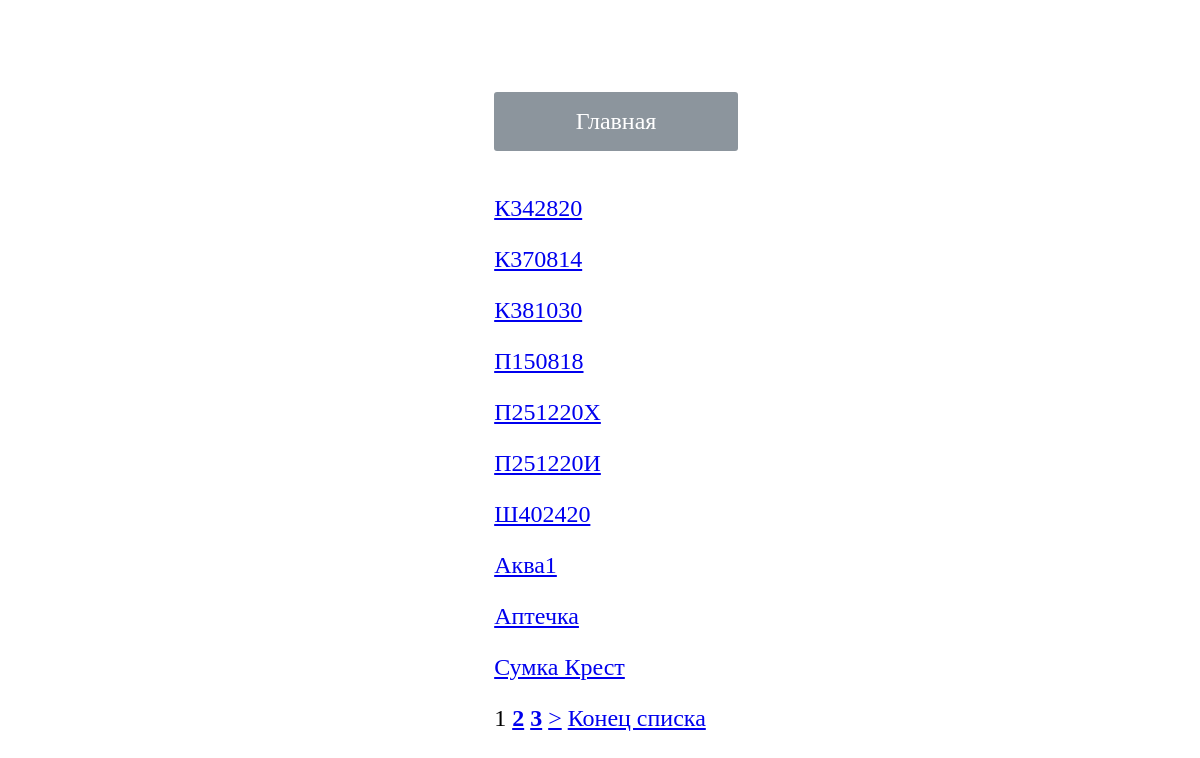
Before: /inventory/box-list/ with the older database file.
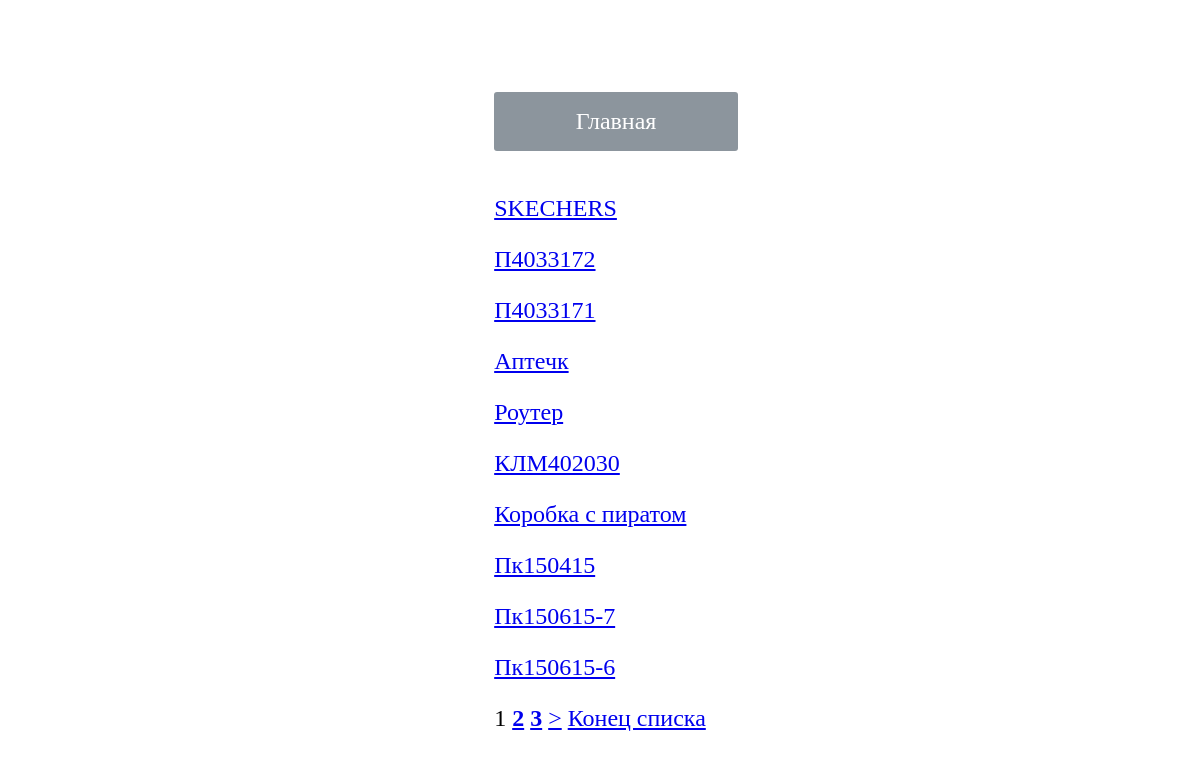
After: the same page with the newer database file.
### inventory_items/models.py (models this page shows, shortened)
class BoxModel(models.Model):
    number = models.CharField(max_length=30,
                              verbose_name="Номер коробки/пакета",
                              blank=False,
                              null=False,
                              unique=True)
    width = models.IntegerField(verbose_name='Ширина бокса/пакета',
                                blank=False,
                                null=False)
    height = models.IntegerField(verbose_name='Высота бокса/пакета',
                                 blank=False,
                                 null=False)
    depth = models.IntegerField(verbose_name='Глубина бокса',
                                blank=False,
                                default=0)
    details = models.TextField(verbose_name="Описание",
                               blank=True)
    photo = models.ImageField(upload_to="uploads/box/%Y/%m/%d",
                              verbose_name='Фото',
                              blank=True,
                              null=True,
                              default=None)
    material = models.ForeignKey("MaterialBoxModel",
                                 verbose_name="Материал",
                                 on_delete=models.SET_NULL,
                                 null=True,
                                 blank=True)
    location = models.ForeignKey(LocationModel,
                                 verbose_name="Место/локация",
                                 on_delete=models.PROTECT,
                                 blank=True,
                                 null=True)
    class Meta:
        ordering = ["-id"]

### inventory_items/views.py (the view)
class BoxListView(ListView):
    model = BoxModel
    template_name = 'inventory_items/box_list.html'
    paginate_by = PAGINATION_VAR

### inventory_items/templates/inventory_items/box_list.html (shortened to what this page needs)
{% extends 'inventory_items/base.html' %}
{% block content %}
    {% for cat in object_list %}
        <p>
            <a href="{% url 'inventory:box-details' pk=cat.id %}">
                {% if cat.name %}
                    {{ cat.name }}
                {% elif cat.number %}
                    {{ cat.number }}
                {% else %}
                    НЕТ ДАННЫХ
                {% endif %}
            </a>
        </p>
    {% endfor %}
    <div class="pagination">
        {% for p_item in paginator.page_range %}
            {% if page_obj.number == p_item %}
                {{ p_item }}
            {% elif p_item >= page_obj.number|add:-2 and p_item <= page_obj.number|add:2 %}
                <a href="?page={{ p_item }}"><b>{{ p_item }}</b></a>
            {% endif %}
        {% endfor %}
        {% if page_obj.has_next %}
            <a href="?page={{ page_obj.next_page_number }}">&gt;</a>
            <a href="?page={{ paginator.page_range.stop|add:-1 }}">Конец списка</a>
        {% endif %}
    </div>
{% endblock content %}

Changed rows visible on the page:
no longer on this page (row unchanged): BoxModel: number "К342820"
no longer on this page (row unchanged): BoxModel: number "К370814"
no longer on this page (row unchanged): BoxModel: number "К381030"
no longer on this page (row unchanged): BoxModel: number "П150818"
no longer on this page (row unchanged): BoxModel: number "П251220Х"
no longer on this page (row unchanged): BoxModel: number "П251220И"
no longer on this page (row unchanged): BoxModel: number "Ш402420"
no longer on this page (row unchanged): BoxModel: number "Аква1"
no longer on this page (row edited): BoxModel: number "Аптечка"
no longer on this page (row unchanged): BoxModel: number "Сумка Крест"
added BoxModel: number "SKECHERS"
added BoxModel: number "П4033172"
added BoxModel: number "П4033171"
added BoxModel: number "Аптечк"
added BoxModel: number "Роутер"
added BoxModel: number "КЛМ402030"
added BoxModel: number "Коробка с пиратом"
added BoxModel: number "Пк150415"
added BoxModel: number "Пк150615-7"
added BoxModel: number "Пк150615-6"
